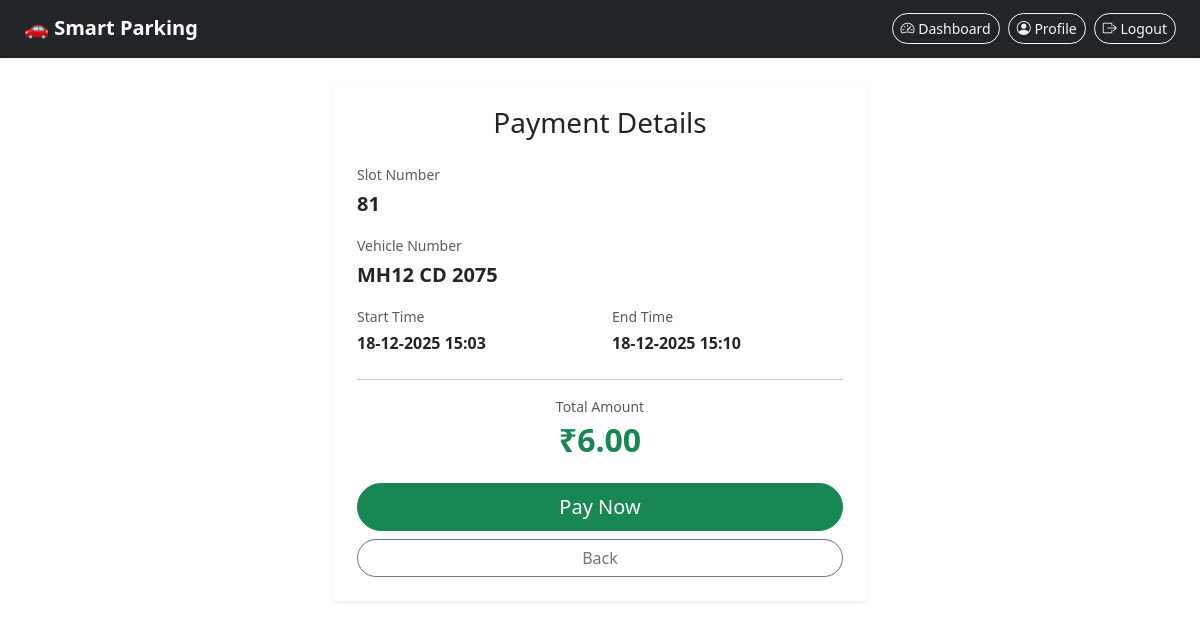
The page /payment-legacy/714/ (signed in) on the database its author committed.
### parking_app/models.py (models this page shows, shortened)
class Reservation(models.Model):
    PAYMENT_CHOICES = [
        ('Pending', 'Pending'),
        ('Paid', 'Paid'),
        ('Failed', 'Failed'),
    ]
    STATUS_CHOICES = [
        ('Pending', 'Pending'),
        ('Confirmed', 'Confirmed'),
        ('Cancelled', 'Cancelled'),
        ('Completed', 'Completed'),
        ('Active', 'Active'),
        ('Checked-In', 'Checked-In'),
        ('Over-Parked', 'Over-Parked'),
    ]
    user = models.ForeignKey(User, on_delete=models.CASCADE)
    slot_number = models.CharField(max_length=10)
    vehicle_number = models.CharField(max_length=20)
    vehicle_type = models.CharField(max_length=20, default='car')
    reservation_time = models.DateTimeField(auto_now_add=True)
    start_time = models.DateTimeField(null=True, blank=True)
    end_time = models.DateTimeField(null=True, blank=True)
    actual_checkout_time = models.DateTimeField(null=True, blank=True)
    amount = models.DecimalField(max_digits=7, decimal_places=2, default=0.00)
    over_parking_charges = models.DecimalField(max_digits=7, decimal_places=2, default=0.00)
    payment_status = models.CharField(max_length=10, choices=PAYMENT_CHOICES, default='Pending')
    status = models.CharField(max_length=15, choices=STATUS_CHOICES, default='Pending')
    qr_code = models.CharField(max_length=255, blank=True, null=True)
    created_at = models.DateTimeField(auto_now_add=True)
    checked_in_at = models.DateTimeField(null=True, blank=True)
    is_over_parked = models.BooleanField(default=False)

### parking_app/views.py (the view, shortened to what this page needs)
# urls.py: path("payment-legacy/<int:reservation_id>/", views.payment, name="payment"),
@login_required
def payment(request, reservation_id):
    reservation = get_object_or_404(
        Reservation,
        id=reservation_id,
        user=request.user
    )
    if reservation.amount > 0:
        dynamic_price = reservation.amount
    return render(
        request,
        "parking_app/payment_legacy.html",
        {"reservation": reservation, "dynamic_price": dynamic_price}
    )

### parking_app/templates/parking_app/payment_legacy.html (shortened to what this page needs)
{% extends 'parking_app/base.html' %}
{% block content %}
<div class="container mt-4">
  <div class="row justify-content-center">
    <div class="col-md-6">
      <div class="card shadow-sm border-0">
        <div class="card-body p-4">
          <h3 class="mb-4 text-center">Payment Details</h3>
          <div class="mb-4">
            <div class="mb-3">
              <label class="text-muted small d-block mb-1">Slot Number</label>
              <p class="fs-5 fw-bold mb-0">{{ reservation.slot_number }}</p>
            </div>
            <div class="mb-3">
              <label class="text-muted small d-block mb-1">Vehicle Number</label>
              <p class="fs-5 fw-bold mb-0">{{ reservation.vehicle_number }}</p>
            </div>
            <div class="row">
              <div class="col-6">
                <label class="text-muted small d-block mb-1">Start Time</label>
                <p class="fs-6 fw-bold mb-0">{{ reservation.start_time|date:"d-m-Y H:i" }}</p>
              </div>
              <div class="col-6">
                <label class="text-muted small d-block mb-1">End Time</label>
                <p class="fs-6 fw-bold mb-0">{{ reservation.end_time|date:"d-m-Y H:i" }}</p>
              </div>
            </div>
          </div>
          <hr>
          <div class="mb-4 text-center">
            <p class="text-muted small mb-1">Total Amount</p>
            <h2 class="text-success">₹{{ dynamic_price }}</h2>
          </div>
          <form method="POST">
            <button type="submit" class="btn btn-success btn-lg w-100 mb-2">
              Pay Now
            </button>
            <a href="{% url 'my_reservations' %}" class="btn btn-outline-secondary w-100">
              Back
            </a>
          </form>
        </div>
      </div>
    </div>
  </div>
</div>
{% endblock %}

### parking_app/static/css/style.css (style rules this page uses)
body { font-family: "Poppins", sans-serif; background: #f2f5f9; }
.btn { border-radius: 30px !important; }
.container h2 { color: #333; font-weight: 600; }

### rows shown on the page
Reservation: slot_number "81", vehicle_number "MH12 CD 2075", start_time "18-12-2025 15:03", end_time "18-12-2025 15:10", amount "6.00"
